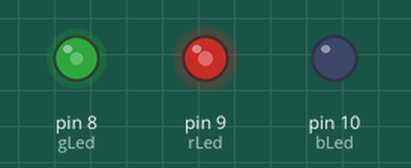
Simulated run of this sketch. Board: Arduino Uno, built with avr-gcc and run on an emulated ATmega328P. Shown: output pins drawn as LEDs (lit = HIGH).

Above: at 0.1 s.
Timing chart, 0 to 1.6 s (numbered marks = the images above):
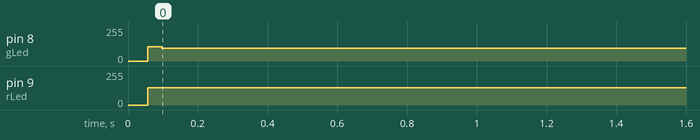

The sketch:

magicColorShit.ino
```cpp
// This is pointless AF and probably won't actually be used in this project but also it's cool as hell
// and it's possible it could somehow be used to control lights w/o built in drivers

int gLed = 8;
int rLed = 9;
int bLed = 10;
int full = 4;

void setup() {
  // put your setup code here, to run once:
  Serial.begin(9600);
  pinMode(gLed, OUTPUT);
  pinMode(rLed, OUTPUT);
  pinMode(bLed, OUTPUT);

  digitalWrite(gLed, LOW);
  digitalWrite(rLed, LOW);
  digitalWrite(bLed, LOW);
}

void loop() {
  // put your main code here, to run repeatedly:
  colorMix(255, 242, 0, 10000);
}

void colorMix(int r, int g, int b, float ti) {
  int gPer = (g*100)/255;
  gPer = gPer*full;
  int rPer = (r*100)/255;
  rPer = rPer*full;
  int bPer = (b*100)/255;
  bPer = bPer*full;

  dim(rPer/100, gPer/100, bPer/100, ti);
}

void dim(float rus, float gus, float bus, float tim) {
  float gds = full - gus;
  float rds = full - rus;
  float bds = full - bus;
  //-us is up % of the duty cycle (out of 10)
  //-ds is down % of the duty cycle (out of 10)
  float startTime = millis();
  float lastTime = millis();
  while (startTime - lastTime <= tim) {
    if (rus == 0) {
      digitalWrite(rLed, LOW);
    } else {
      digitalWrite(rLed, HIGH);
      delay(rus);
      digitalWrite(rLed, LOW);
      delay(rds);
    }

    if (gus == 0) {
      digitalWrite(gLed, LOW);
    } else {
      digitalWrite(gLed, HIGH);
      delay(gus);
      digitalWrite(gLed, LOW);
      delay(gds);
    }

    if (bus == 0) {
      digitalWrite(bLed, LOW);
    } else {
      digitalWrite(bLed, HIGH);
      delay(bus);
      digitalWrite(bLed, LOW);
      delay(bds);
    }
    lastTime = millis();
  }

}
```

Measured:
- by itself, pin 8 (gLed): 0/255 → 96/255 at 0.06 s
- by itself, pin 9 (rLed): 0/255 → 128/255 at 0.06 s
